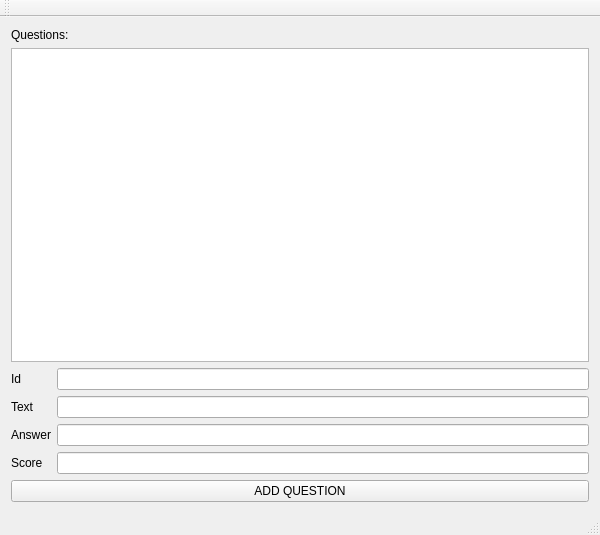
<?xml version="1.0" encoding="UTF-8"?>
<ui version="4.0">
 <class>PresenterUIClass</class>
 <widget class="QMainWindow" name="PresenterUIClass">
  <property name="geometry">
   <rect>
    <x>0</x>
    <y>0</y>
    <width>600</width>
    <height>535</height>
   </rect>
  </property>
  <property name="windowTitle">
   <string>PresenterUI</string>
  </property>
  <widget class="QWidget" name="centralWidget">
   <layout class="QVBoxLayout" name="verticalLayout">
    <item>
     <widget class="QLabel" name="label">
      <property name="text">
       <string>Questions:</string>
      </property>
     </widget>
    </item>
    <item>
     <widget class="QListWidget" name="questionListWidget"/>
    </item>
    <item>
     <layout class="QFormLayout" name="formLayout">
      <item row="0" column="0">
       <widget class="QLabel" name="label_2">
        <property name="text">
         <string>Id</string>
        </property>
       </widget>
      </item>
      <item row="0" column="1">
       <widget class="QLineEdit" name="idLineEdit"/>
      </item>
      <item row="1" column="0">
       <widget class="QLabel" name="label_3">
        <property name="text">
         <string>Text</string>
        </property>
       </widget>
      </item>
      <item row="1" column="1">
       <widget class="QLineEdit" name="textLineEdit"/>
      </item>
      <item row="2" column="0">
       <widget class="QLabel" name="label_4">
        <property name="text">
         <string>Answer</string>
        </property>
       </widget>
      </item>
      <item row="2" column="1">
       <widget class="QLineEdit" name="answerLineEdit"/>
      </item>
      <item row="3" column="0">
       <widget class="QLabel" name="label_5">
        <property name="text">
         <string>Score</string>
        </property>
       </widget>
      </item>
      <item row="3" column="1">
       <widget class="QLineEdit" name="scoreLineEdit"/>
      </item>
     </layout>
    </item>
    <item>
     <widget class="QPushButton" name="questionPushButton">
      <property name="text">
       <string>ADD QUESTION</string>
      </property>
     </widget>
    </item>
   </layout>
  </widget>
  <widget class="QMenuBar" name="menuBar">
   <property name="geometry">
    <rect>
     <x>0</x>
     <y>0</y>
     <width>600</width>
     <height>22</height>
    </rect>
   </property>
  </widget>
  <widget class="QToolBar" name="mainToolBar">
   <attribute name="toolBarArea">
    <enum>TopToolBarArea</enum>
   </attribute>
   <attribute name="toolBarBreak">
    <bool>false</bool>
   </attribute>
  </widget>
  <widget class="QStatusBar" name="statusBar"/>
 </widget>
 <layoutdefault spacing="6" margin="11"/>
 <resources/>
 <connections>
  <connection>
   <sender>questionPushButton</sender>
   <signal>clicked()</signal>
   <receiver>PresenterUIClass</receiver>
   <slot>addQuestion()</slot>
   <hints>
    <hint type="sourcelabel">
     <x>355</x>
     <y>495</y>
    </hint>
    <hint type="destinationlabel">
     <x>811</x>
     <y>201</y>
    </hint>
   </hints>
  </connection>
 </connections>
 <slots>
  <slot>addQuestion()</slot>
 </slots>
</ui>
